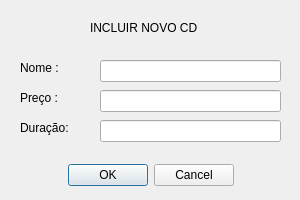
<?xml version="1.0" encoding="UTF-8"?>
<ui version="4.0">
 <class>IncluirDVD</class>
 <widget class="QDialog" name="IncluirDVD">
  <property name="geometry">
   <rect>
    <x>0</x>
    <y>0</y>
    <width>300</width>
    <height>200</height>
   </rect>
  </property>
  <property name="windowTitle">
   <string>Dialog</string>
  </property>
  <widget class="QLineEdit" name="line_dvd_barra_duracao">
   <property name="geometry">
    <rect>
     <x>100</x>
     <y>120</y>
     <width>181</width>
     <height>22</height>
    </rect>
   </property>
  </widget>
  <widget class="QLabel" name="label_dvd_duracao">
   <property name="geometry">
    <rect>
     <x>20</x>
     <y>120</y>
     <width>49</width>
     <height>16</height>
    </rect>
   </property>
   <property name="text">
    <string>Duração:</string>
   </property>
  </widget>
  <widget class="QDialogButtonBox" name="botoes_dvd">
   <property name="geometry">
    <rect>
     <x>20</x>
     <y>160</y>
     <width>261</width>
     <height>31</height>
    </rect>
   </property>
   <property name="orientation">
    <enum>Qt::Horizontal</enum>
   </property>
   <property name="standardButtons">
    <set>QDialogButtonBox::Cancel|QDialogButtonBox::Ok</set>
   </property>
   <property name="centerButtons">
    <bool>true</bool>
   </property>
  </widget>
  <widget class="QLineEdit" name="line_dvd_barra_preco">
   <property name="geometry">
    <rect>
     <x>100</x>
     <y>90</y>
     <width>181</width>
     <height>22</height>
    </rect>
   </property>
  </widget>
  <widget class="QLabel" name="titulo_DVD">
   <property name="geometry">
    <rect>
     <x>90</x>
     <y>20</y>
     <width>121</width>
     <height>16</height>
    </rect>
   </property>
   <property name="text">
    <string>INCLUIR NOVO CD</string>
   </property>
  </widget>
  <widget class="QLabel" name="label_dvd_preco">
   <property name="geometry">
    <rect>
     <x>20</x>
     <y>90</y>
     <width>49</width>
     <height>16</height>
    </rect>
   </property>
   <property name="text">
    <string>Preço :</string>
   </property>
  </widget>
  <widget class="QLineEdit" name="line_dvd_barra_nome">
   <property name="geometry">
    <rect>
     <x>100</x>
     <y>60</y>
     <width>181</width>
     <height>22</height>
    </rect>
   </property>
  </widget>
  <widget class="QLabel" name="label_dvd_nome">
   <property name="geometry">
    <rect>
     <x>20</x>
     <y>60</y>
     <width>49</width>
     <height>16</height>
    </rect>
   </property>
   <property name="text">
    <string>Nome :</string>
   </property>
  </widget>
 </widget>
 <resources/>
 <connections/>
</ui>
